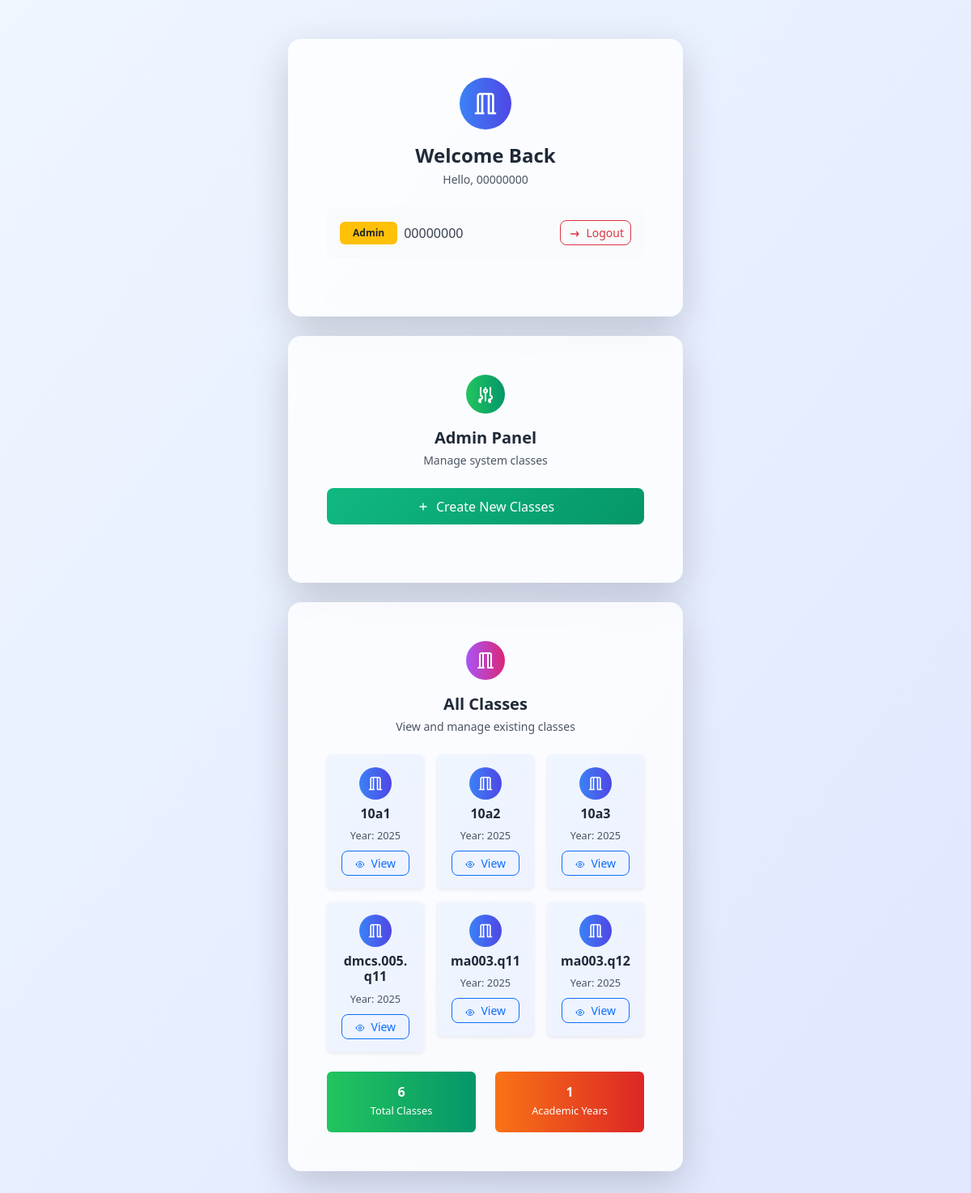
The page / (signed in) on the database as committed earlier.
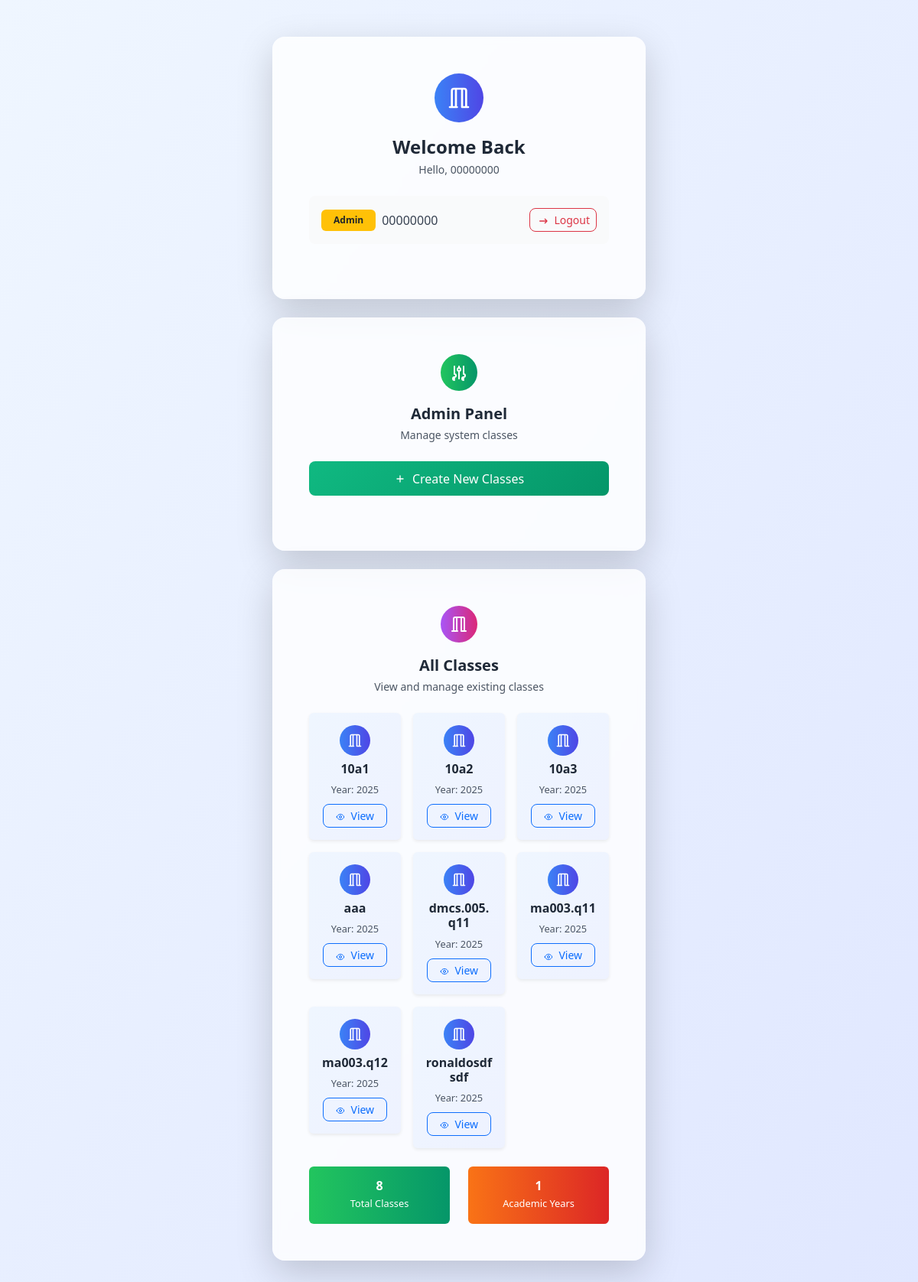
The same page on the database as committed later.
### tables this page shows
CREATE TABLE classes (class_name text not null, started_year integer not null, primary key (class_name,started_year));

### main.py (the view)
@app.route('/', methods=['GET','POST'])
def serve_main():
    if 'id' in session:
        if session['id'] != admin_id:
            db=get_db()
            user_data=db.execute("select * from student_to_classes where id = ?",(session['id'],)).fetchall()
            return render_template('personal.html',user_data=user_data)
        db = get_db()
        classes_list = db.execute("SELECT * FROM classes ORDER BY started_year DESC, class_name ASC")
        classes_list = classes_list.fetchall()
        db.close()
        return render_template('index.html', classes_list=classes_list)
    else:
        return redirect(url_for('login'))

### main.py (called while the page is built)
def get_db():
    conn = sqlite3.connect(database_path)
    conn.row_factory = sqlite3.Row
    return conn

### templates/index.html (shortened to what the changed rows need)
<!DOCTYPE html>
<html lang="en">
<head>
    <link href="https://cdn.jsdelivr.net/npm/bootstrap@5.3.0/dist/css/bootstrap.min.css" rel="stylesheet">
    <script src="https://cdn.tailwindcss.com"></script>
</head>
<body class="bg-gradient-to-br from-blue-50 to-indigo-100 min-h-screen">
    <div class="container py-5">
        <div class="row justify-content-center">
            <div class="col-lg-8 col-xl-6">
                <div class="card shadow-lg border-0 rounded-4 bg-white/80 backdrop-blur-sm mb-4">
                    <div class="card-body p-5">
                        <div class="text-center mb-4">
                            <h2 class="text-2xl font-bold text-gray-800 mb-1">Welcome Back</h2>
                        </div>
                    </div>
                </div>
                <div class="card shadow-lg border-0 rounded-4 bg-white/80 backdrop-blur-sm mb-4">
                    <div class="card-body p-5">
                        {% if classes_list %}
                        <div class="row g-3">
                            {% for class in classes_list %}
                            <div class="col-md-6 col-lg-4">
                                <div class="card bg-gradient-to-br from-blue-50 to-indigo-50 border-0 shadow-sm hover:shadow-md transition-all duration-200">
                                    <div class="card-body text-center p-3">
                                        <div class="bg-gradient-to-r from-blue-500 to-indigo-600 w-10 h-10 rounded-full mx-auto mb-2 flex items-center justify-center">
                                            <svg class="w-5 h-5 text-white" fill="none" stroke="currentColor" viewBox="0 0 24 24">
                                                <path stroke-linecap="round" stroke-linejoin="round" stroke-width="2" d="M19 21V5a2 2 0 00-2-2H7a2 2 0 00-2 2v16m14 0h2m-2 0h-4m-5 0H3m2 0h4M9 3v18m6-18v18"/>
                                            </svg>
                                        </div>
                                        <h6 class="card-title font-bold text-gray-800 mb-1">{{ class.class_name }}</h6>
                                        <small class="text-gray-600">Year: {{ class.started_year }}</small>
                                        <div class="mt-2">
                                            <a href="/viewcl?name={{ class.class_name }}&year={{ class.started_year }}"
                                               class="btn btn-sm btn-outline-primary rounded-3 px-3 text-decoration-none">
                                                View
                                            </a>
                                        </div>
                                    </div>
                                </div>
                            </div>
                            {% endfor %}
                        </div>
                        <div class="row mt-4">
                            <div class="col-md-6">
                                <div class="card bg-gradient-to-r from-green-500 to-emerald-600 text-white border-0">
                                    <div class="card-body text-center py-3">
                                        <h4 class="card-title font-bold mb-0">{{ classes_list|length }}</h4>
                                        <small>Total Classes</small>
                                    </div>
                                </div>
                            </div>
                            <div class="col-md-6">
                                <div class="card bg-gradient-to-r from-orange-500 to-red-600 text-white border-0">
                                    <div class="card-body text-center py-3">
                                        <h4 class="card-title font-bold mb-0">{{ classes_list|map(attribute='started_year')|unique|list|length }}</h4>
                                        <small>Academic Years</small>
                                    </div>
                                </div>
                            </div>
                        </div>
                        {% endif %}
                    </div>
                </div>
            </div>
        </div>
    </div>
</body>
</html>

Rows that differ between the two databases and show on the page:
added classes: class_name "aaa", started_year "2025"
added classes: class_name "ronaldosdfsdf", started_year "2025"
Other text that changed with them:
{{ classes_list|length }}: "6" → "8"
